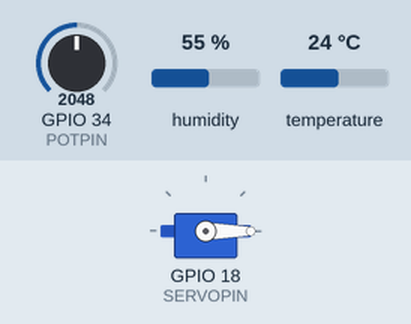
The sketch below on a simulated ESP32. Shown: servo. Inputs (shaded band) come from the test bench; at power-on: GPIO 34 (POTPIN) = 2048, humidity 55 %, temperature 24 °C. WiFi joins after 1.5 s; servers stay silent unless stated; random numbers use the default seed unless the sketch sets one; no MQTT or app messages arrive unless stated; what the sketch prints to the serial monitor is not drawn.

Above: at 2.7 s.
2.8 s: GPIO 34 (POTPIN) set to 1281
5.5 s: GPIO 34 (POTPIN) set to 1181
At 6.3 s:
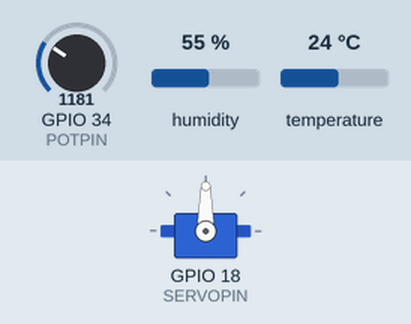
9.5 s: GPIO 34 (POTPIN) set to 2040
At 10.6 s:
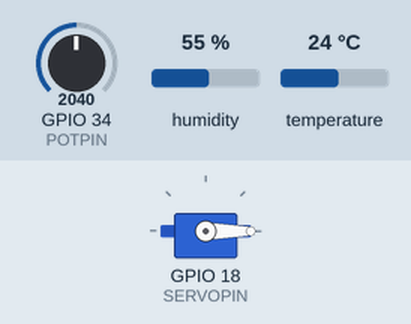
12.2 s: GPIO 34 (POTPIN) set to 1228
At 14.9 s:
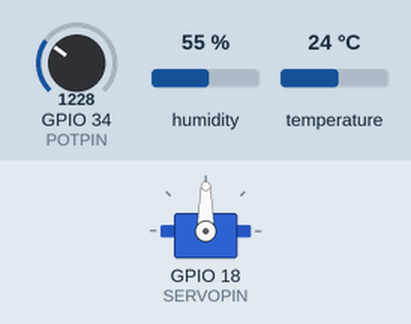
Timing chart, 0 to 16.4 s (numbered marks = the images above; inputs shaded):
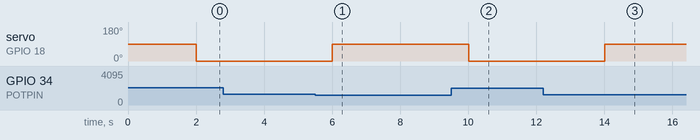

Measured:
- the behaviour switches between 1229 and 1228 on GPIO 34 (POTPIN) (found by bisection; images 0 and 1)
- after the input at 2.8 s, every drawn part: stays the same
- after the input at 5.5 s, servo on GPIO 18 (SERVOPIN): 0° → 90° after 0.51 s
- after the input at 9.5 s, servo on GPIO 18 (SERVOPIN): 90° → 0° after 0.51 s
- after the input at 12.2 s, servo on GPIO 18 (SERVOPIN): 0° → 90° after 1.8 s

The sketch:

sketch.ino
```cpp
#include <WiFi.h>
#include <PubSubClient.h>
#include <DHT.h>
#include <ESP32Servo.h>

// --- KONFIGURASI WIFI & MQTT ---
const char* ssid = "Wokwi-GUEST"; // Wifi virtual Wokwi
const char* password = "";
const char* mqtt_server = "broker.emqx.io";
const int mqtt_port = 1883;

// GANTI "nim_kalian" DENGAN NIM ANDA AGAR TIDAK BENTROK
const char* mqtt_topic = "projek_iot/smart_farming/iotrendangganteng";

// --- PIN CONFIG ---
#define DHTPIN 15
#define DHTTYPE DHT22
#define POTPIN 34
#define SERVOPIN 18

// --- OBJEK ---
WiFiClient espClient;
PubSubClient client(espClient);
DHT dht(DHTPIN, DHTTYPE);
Servo myservo;

// --- VARIABEL ---
long lastMsg = 0;
int soilMoisture = 0;
String valveStatus = "OFF";
float totalWaterConsumption = 0.0;
//--Variabel TIMESTAMP
unsigned long startTime = 0;
unsigned long durationON = 0;
bool isValveActive = false;
//--Variabel Network Monitor
unsigned long sendTime;
unsigned long delayTime;

int packetSent = 0;
int packetSuccess = 0;
float packetLoss = 0;
//==================
void setup_wifi() {
  delay(10);
  Serial.println();
  Serial.print("Connecting to ");
  Serial.println(ssid);

  WiFi.mode(WIFI_STA);
  WiFi.begin(ssid, password);

  while (WiFi.status() != WL_CONNECTED) {
    delay(500);
    Serial.print(".");
  }
  Serial.println("\nWiFi connected");
}

void reconnect() {
  while (!client.connected()) {
    Serial.print("Attempting MQTT connection...");
    // Create a random client ID
    String clientId = "ESP32Client-";
    clientId += String(random(0xffff), HEX);

    if (client.connect(clientId.c_str())) {
      Serial.println("connected");
    } else {
      Serial.print("failed, rc=");
      Serial.print(client.state());
      Serial.println(" try again in 5 seconds");
      delay(5000);
    }
  }
}

bool publishWithMonitor(const char* topic, const char* payload) {
  sendTime = millis();
  packetSent++;

  bool status = client.publish(topic, payload);

  if (status) {
    delayTime = millis() - sendTime;
    packetSuccess++;
  }
  return status;
}

float hitungPacketLoss() {
  if (packetSent == 0) return 0;
  return ((float)(packetSent - packetSuccess) / packetSent) * 100.0;
}

void setup() {
  Serial.begin(115200);

  // Init Sensor & Actuator
  dht.begin();
  myservo.attach(SERVOPIN);
  pinMode(POTPIN, INPUT);

  setup_wifi();
  client.setServer(mqtt_server, 1883);
}

void loop() {
  if (!client.connected()) {
    reconnect();
  }
  client.loop();

  // Kirim data setiap 2 detik (jangan terlalu cepat agar tidak spam)
  long now = millis();
  if (now - lastMsg > 2000) {
    lastMsg = now;

    // 1. BACA DATA
    float h = dht.readHumidity();
    float t = dht.readTemperature();
    int potValue = analogRead(POTPIN); // Baca nilai 0-4095

    // Mapping nilai potensio (0-4095) menjadi persen (0-100%)
    // Anggap 0% = Kering banget, 100% = Basah banget
    soilMoisture = map(potValue, 0, 4095, 0, 100);

    // Cek error pembacaan DHT
    if (isnan(h) || isnan(t)) {
      Serial.println("Gagal membaca DHT!");
      return;
    }

    // 2. LOGIKA KONTROL (SMART FARMING)
    if (soilMoisture < 30) {
      // BAGIAN INI HANYA UNTUK MENCATAT WAKTU MULAI (SEKALI SAJA)
      if (isValveActive == false) {
        startTime = millis();
        isValveActive = true;
        myservo.write(90);
        valveStatus = "ON";
      }

      // PINDAHKAN RUMUS KE SINI (DI LUAR IF isValveActive == false)
      // Agar dihitung setiap loop selama valve ON
      durationON = (millis() - startTime) / 1000;
      totalWaterConsumption = durationON * 0.5; // 0.5 liter per detik

    } else {
      // RESET SAAT MATI
      myservo.write(0);
      valveStatus = "OFF";
      isValveActive = false;
      durationON = 0;
      totalWaterConsumption = 0;
    }

    // 3. PACKING DATA KE JSON
    // Format: {"temp": 30.5, "hum": 80, "soil": 20, "valve": "ON"}
    String payload = "{";
    payload += "\"temp\":"; payload += t; payload += ",";
    payload += "\"hum\":"; payload += h; payload += ",";
    payload += "\"soil\":"; payload += soilMoisture; payload += ",";
    payload += "\"valve\":\""; payload += valveStatus; payload += "\",";
    payload += "\"duration\":"; payload += durationON;
    payload += ",";
    payload += "\"water\":"; payload += totalWaterConsumption;
    payload += ",";
    payload += "\"delay\":"; payload += delayTime; payload += ",";
    payload += "\"sendTs\":"; payload += sendTime; payload += ",";
    payload += "\"packetLoss\":"; payload += hitungPacketLoss(); payload += "}";


    // 4. KIRIM KE MQTT BROKER
    Serial.print("Publish message: ");
    Serial.println(payload);
    publishWithMonitor(mqtt_topic, payload.c_str());
  }
}
```
